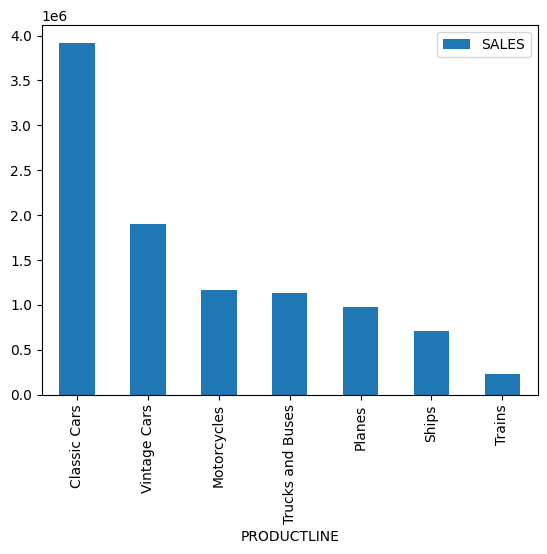
#> input picture 2.png, 547 x 554 px, given in place of 1.png, which was not available
$ python -i app2.py   (imports and definitions only)
#> lines starting #> are read from the running program, lines starting #| are printed output that depends on the picture; pictures that were not available may be replaced by others from this repository, and a replacement may not be noted
from tkinter import *
import tkinter as tk
from PIL import Image, ImageTk

def CUSTOMER_DEMAND():
    # Create the main window
    root = Tk()
    root.title("Customer Demand")

    # Open the image
    img = Image.open("D:\\1.png")
#> img is the input picture: PIL image 547x554 RGBA; mean R, G, B, A 227.2, 236.6, 243.2, 255

    # Resize the image (optional)
    img = img.resize((500, 500))
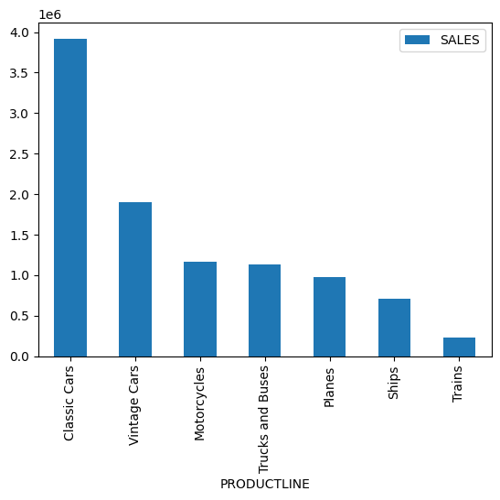
#> img: PIL image 500x500 RGBA; mean R, G, B, A 226.9, 236.4, 243, 255

    # Convert the image
    photo = ImageTk.PhotoImage(img)

    # Create a label and set its position using place()
    label = Label(root, image=photo)
    label.place(x=0, y=0)  # Adjust x and y values for desired position
        # Open the image
    img1 = Image.open("D:\\2.png")

    # Resize the image (optional)
    img1 = img1.resize((500, 500))

    # Convert the image
    photo1 = ImageTk.PhotoImage(img1)

    # Create a label and set its position using place()
    label1 = Label(root, image=photo1)
    label1.place(x=510, y=0)  # Adjust x and y values for desired position
            # Open the image
    img2 = Image.open("D:\\3.png")
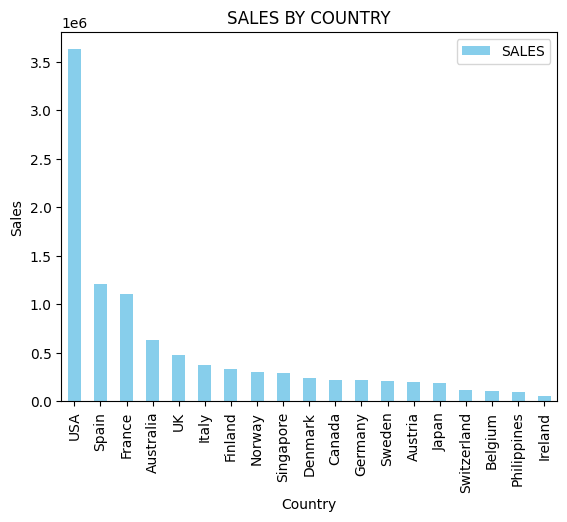
#> input picture 3.png, 567 x 522 px, found by its file name
#> img2 is the input picture: PIL image 567x522 RGBA; mean R, G, B, A 244.1, 247.1, 248.4, 255

    # Resize the image (optional)
    img2 = img2.resize((500, 500))
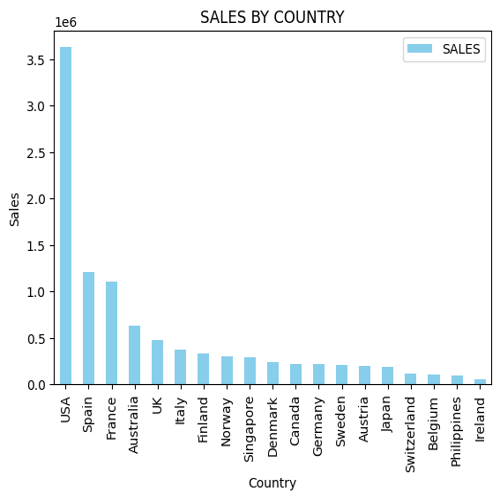
#> img2: PIL image 500x500 RGBA; mean R, G, B, A 243.8, 246.9, 248.2, 255

    # Convert the image
    photo2 = ImageTk.PhotoImage(img2)

    # Create a label and set its position using place()
    label2 = Label(root, image=photo2)
    label2.place(x=1020, y=0)  # Adjust x and y values for desired position
                # Open the image
    img3 = Image.open("D:\\4.png")
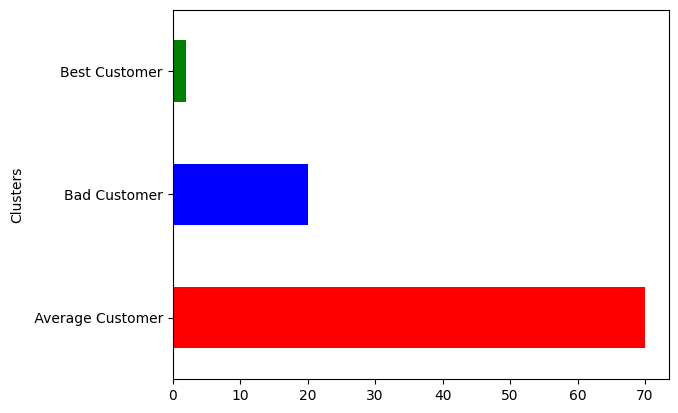
#> input picture 4.png, 678 x 413 px, found by its file name
#> img3 is the input picture: PIL image 678x413 RGBA; mean R, G, B, A 243.7, 217.9, 225, 255

    # Resize the image (optional)
    img3 = img3.resize((800, 250))
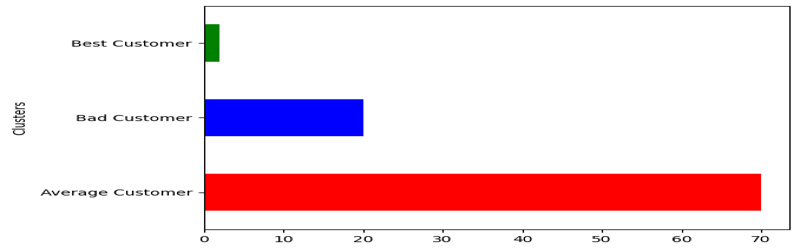
#> img3: PIL image 800x250 RGBA; mean R, G, B, A 243.6, 217.7, 224.8, 255

    # Convert the image
    photo3 = ImageTk.PhotoImage(img3)

    # Create a label and set its position using place()
    label3 = Label(root, image=photo3)
    label3.place(x=0, y=500)  # Adjust x and y values for desired position
                    # Open the image
    img4 = Image.open("D:\\5.png")
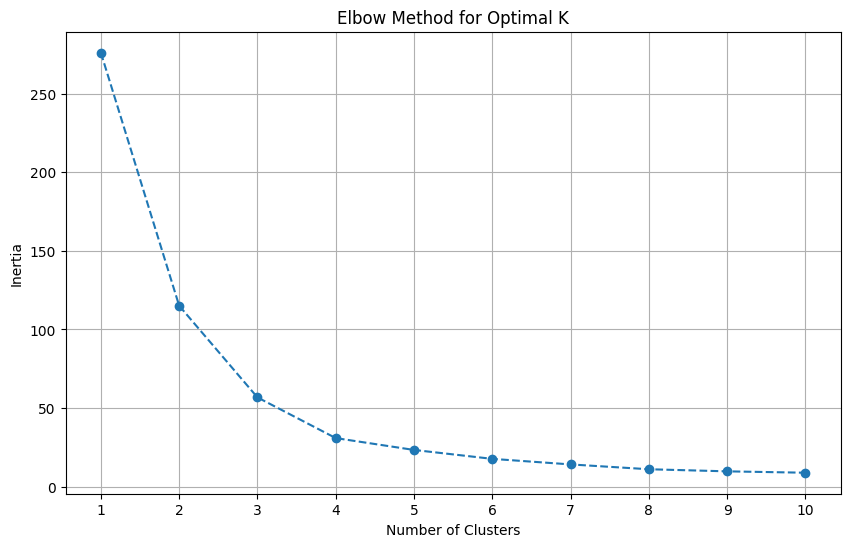
#> input picture 5.png, 850 x 547 px, found by its file name
#> img4 is the input picture: PIL image 850x547 RGBA; mean R, G, B, A 249.6, 250, 250.2, 255

    # Resize the image (optional)
    img4 = img4.resize((700, 250))
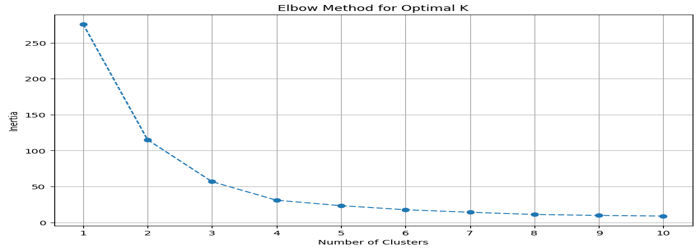
#> img4: PIL image 700x250 RGBA; mean R, G, B, A 249.3, 249.7, 249.9, 255

    # Convert the image
    photo4 = ImageTk.PhotoImage(img4)

    # Create a label and set its position using place()
    label4 = Label(root, image=photo4)
    label4.place(x=850, y=500)  # Adjust x and y values for desired position


    # Start the event loop
    root.mainloop()

# Call the function to display the image
# [1 line not run here, left out]

>>> result = CUSTOMER_DEMAND()
